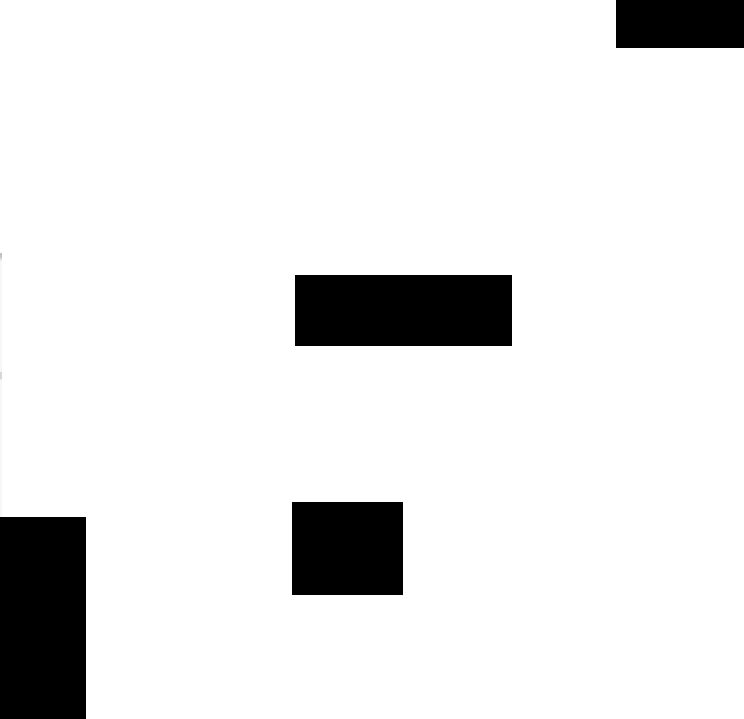
%> input picture Environment learning v1/image.png, 744 x 719 px
$ octave Knownmap_globalcom.m   (GNU Octave 9; MATLAB toolbox functions it lacks are replaced by stand-ins)
%> lines starting %> are read from the running program, lines starting %| are printed output that depends on the picture; in (x1, y1, x2, y2) boxes, pixels count from 0 and x2, y2 are one past the last pixel; in counts of white or black regions, pixels touching at a corner belong together; the program's own positions count from 1
### Environment learning v1/genarea.m
function Area1 = genarea()
I_raw=imread('image.png');
%> I_raw is the input picture: size 719x744x3 uint8; mean R, G, B 231.5, 231.5, 231.5
I_resized=imresize(I_raw,[101,101]);
I_gray=rgb2gray(I_resized);
%level = graythresh(I_gray);
%I_gray2=imbinarize(I_gray,level);
%imshowpair(I_raw,I_gray,'montage');
Area1=zeros(101,101);
for i =1:101
    for j=1:101
        if I_gray(i,j)>1
            Area1(i,j)=255;
        else
            Area1(i,j)=1;
        end
    end
end
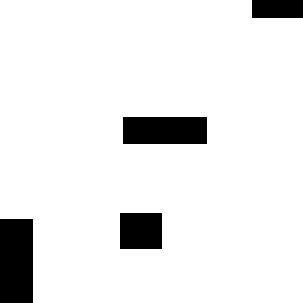
%> Area1: size 101x101 double (shown 3 times larger); values 1 (black) and 255 (white), 91.9% white; 4 black regions, box (x1, y1, x2, y2) and area: (0, 73, 11, 101) 308, (41, 39, 69, 48) 252, (40, 71, 54, 83) 168, (84, 0, 101, 6) 102
%imshow(I_gray);
%image(Area1);

### Environment learning v1/Cov_Func.m
function coverage = Cov_Func(pop,Rs,Area1)
%This is fitness function to cal random area coverage ratio

%pop is a 1x2Ndim matrix holding position of nodes
%Rs is the sensing rad of nodes
%Area is a 2dim matrix, stands for the rectangle area
%Area1 is a 2dim matrix, stands for the random area

count1=0;		    % count covered points on wanted location  (wanted)
count2=0;		    % count covered points on unwanted location (obstacles)
count3=0;           % count total points on wanted location
pts=[100,100];     	% distribute pts points throughout the map

Obstacle_Area= Area1;
Monitor_Area = [sqrt(numel(Area1)) sqrt(numel(Area1))];
for i=0:(pts(1))        % 0->100
    for k=0:(pts(2))    % 0->100
        if Obstacle_Area(i+1,k+1) > 0
            count3=count3+1;
        end
        for j=1:2:numel(pop)
            dist = sqrt((i*Monitor_Area(1)/pts(1)-pop(1,j))^2+(k*Monitor_Area(2)/pts(2)-pop(1,j+1))^2);
            if (dist< Rs || dist== Rs) && Obstacle_Area(i+1,k+1) > 250
                %coverarea(i+1,k+1)=1;
                count1=count1+1;
                break
            end
            if (dist< Rs || dist== Rs) && Obstacle_Area(i+1,k+1) < 250
                %coverarea(i+1,k+1)=-2;
                count2=count2+1;
                break
            end
        end
    end
end

coverage=((count1-count2)/count3);	    % function to avoid obstacles
%coverage=(count1/count3);		    % function to aim on wanted area

### Environment learning v1/Graph.m
function G=Graph(pop,rc)
N=numel(pop)/2;
adj_pop=zeros(N);
for i=1:N
    for j=1:N
        dist = sqrt((pop(i*2)-pop(j*2))^2+(pop(i*2-1)-pop(j*2-1))^2);
        if dist <= rc && dist ~=0
            adj_pop(i,j)=dist;
        end
    end
end
G=graph(adj_pop);

### Environment learning v1/Knownmap_globalcom.m
clc;
clear;
close all;
figure;

%% Problem Definition
% network parameter
VarMax=100;
VarMin=0;
Monitor_Area=[VarMax VarMax];
Obstacle_Area = genarea();
[obs_row, obs_col] = find(Obstacle_Area == 1);
%> obs_row = 830 values from 1 to 101; obs_col = 830 values from 1 to 101
N = 60;
rc=18;
rs=9;
sink=[10 10];

%moving parameter
v=2;                            % max velocity of node

%% ABC Settings

MaxIt = 400;                % Maximum Number of Iterations
nPop = 50;                  % Population Size (Colony Size)
nOnlooker = nPop;         % Number of Onlooker Bees
L = round(MaxIt*2/5);       % Abandonment Limit Parameter (Trial Limit)
a = 1/2;                      % Acceleration Coefficient Upper Bound

%% Init first pop
pop=unifrnd(0,10,[1 2*N]);
BestCost = Cov_Func(pop,rs,Obstacle_Area);
%> after the loop in Cov_Func, `for i=0:(pts(1))`: count1 = 340; count2 = 0; count3 = 10201
%> in Cov_Func, `coverage=((count1-count2)/count3);`: coverage = 0.0333
%> BestCost = 0.0333

% Abandonment Counter
C = zeros(N,1);

% Array to Hold Best Cost Values
BestCostIt = zeros(MaxIt, 1);
%BestFit = zeros(MaxIt,1);

%%     ABC Main Loop
G_init=Graph(pop,rc);
%> the run ends on the next line

$ run again, with Environment learning v1/C1.png copied over Environment learning v1/image.png
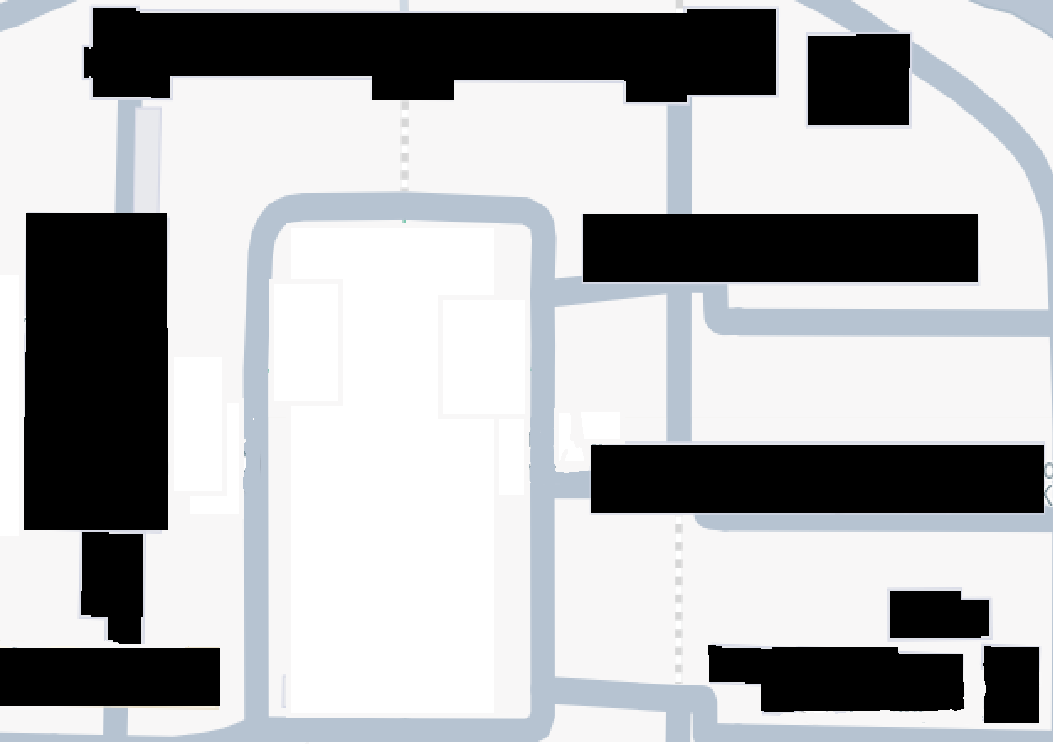
%> input picture Environment learning v1/C1.png, 1055 x 744 px
%> in genarea, I_raw is the input picture: size 744x1055x3 uint8; mean R, G, B 176, 177.2, 179
%> in genarea, `I_resized=imresize(I_raw,[101,101]);`:
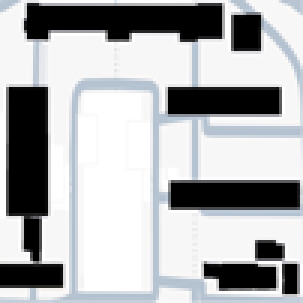
%> I_resized: size 101x101x3 uint8 (shown 3 times larger); mean R, G, B 176.3, 177.4, 179.2
%> after the loop in genarea, `for i =1:101`:
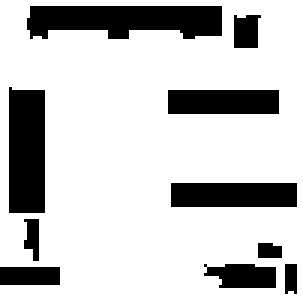
%> Area1: size 101x101 double (shown 3 times larger); values 1 (black) and 255 (white), 78.5% white; 10 black regions, largest, box (x1, y1, x2, y2) and area: (9, 2, 74, 13) 583, (3, 29, 15, 71) 493, (57, 61, 99, 69) 336
%> obs_row = 2196 values from 3 to 98; obs_col = 2196 values from 1 to 99
%> after the loop in Cov_Func, `for i=0:(pts(1))`: count1 = 249; count2 = 91; count3 = 10201
%> coverage = 0.0155
